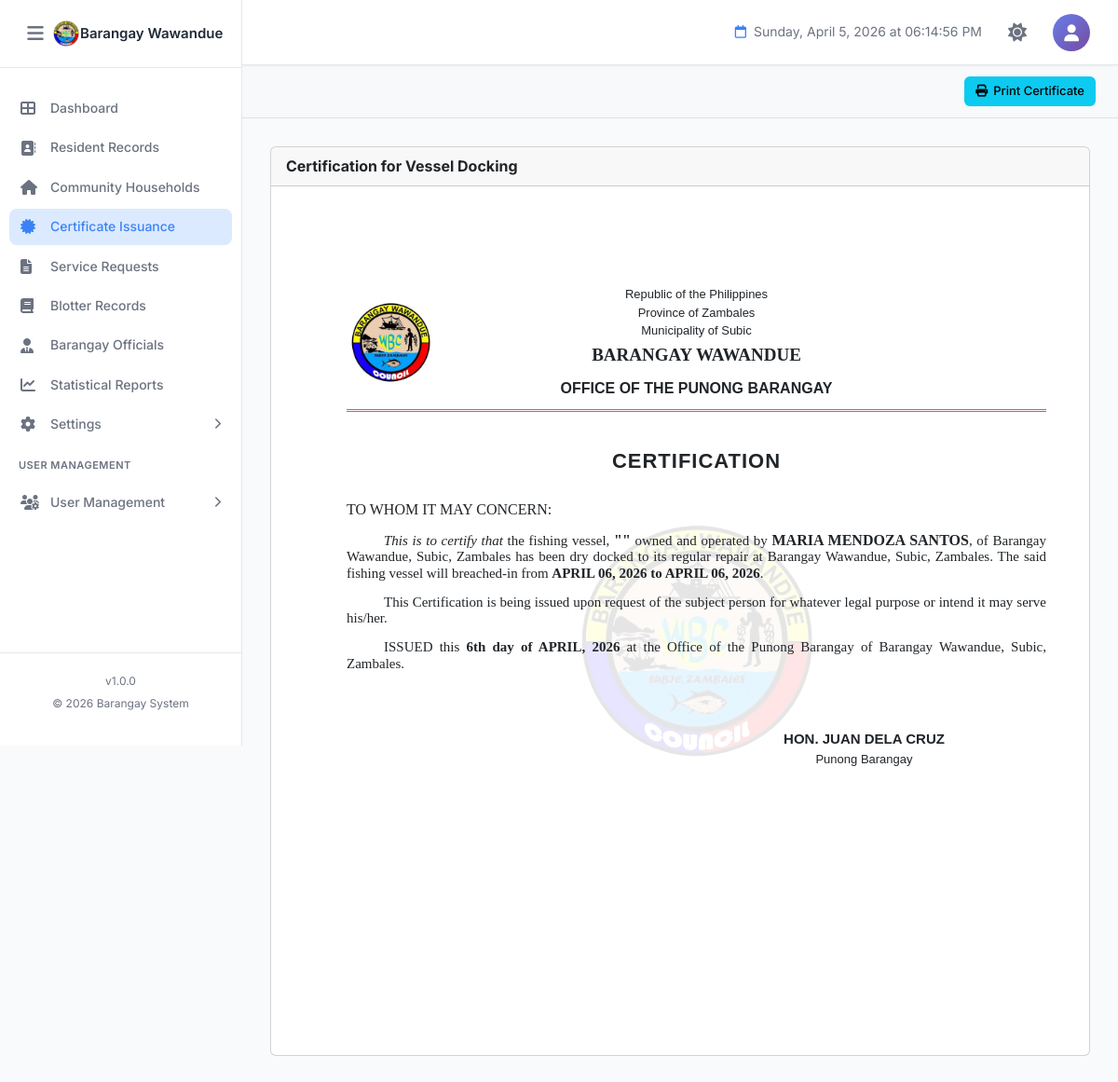
Screenshot of /certifications/certificate-vesseldocking.php?resident_id=13 (signed in) with the database file from the repository.
### tables this page shows
CREATE TABLE `barangay_info` (
  `id` int(11) NOT NULL,
  `province_name` varchar(100) NOT NULL DEFAULT 'Province Name',
  `town_name` varchar(100) NOT NULL DEFAULT 'Town/City Name',
  `barangay_name` varchar(100) NOT NULL DEFAULT 'Barangay Name',
  `contact_number` varchar(20) DEFAULT NULL,
  `dashboard_text` text DEFAULT NULL,
  `municipal_logo` varchar(255) DEFAULT NULL COMMENT 'Path to municipal/city logo',
  `barangay_logo` varchar(255) DEFAULT NULL COMMENT 'Path to barangay logo',
  `dashboard_image` varchar(255) DEFAULT NULL COMMENT 'Path to dashboard background image',
  `created_at` timestamp NOT NULL DEFAULT current_timestamp(),
  `updated_at` timestamp NOT NULL DEFAULT current_timestamp() ON UPDATE current_timestamp(),
  `updated_by` int(11) DEFAULT NULL COMMENT 'User ID who last updated',
  PRIMARY KEY (`id`),
  KEY `fk_barangay_info_user` (`updated_by`)
);

CREATE TABLE `residents` (
  `id` int(11) NOT NULL AUTO_INCREMENT,
  `resident_id` varchar(20) DEFAULT NULL COMMENT 'Auto-generated resident ID (Format: W-XXXXX)',
  `photo` varchar(255) DEFAULT NULL COMMENT 'Path to resident photo',
  `first_name` varchar(100) NOT NULL,
  `middle_name` varchar(100) DEFAULT NULL,
  `last_name` varchar(100) NOT NULL,
  `suffix` varchar(20) DEFAULT NULL COMMENT 'Jr., Sr., III, etc.',
  `sex` enum('Male','Female','Other') NOT NULL,
  `date_of_birth` date NOT NULL,
  `age` int(3) DEFAULT NULL COMMENT 'Calculated from date_of_birth',
  `place_of_birth` varchar(255) DEFAULT NULL,
  `religion` varchar(100) DEFAULT NULL,
  `ethnicity` enum('IPS','Non-IPS','') DEFAULT NULL COMMENT 'Indigenous People Status',
  `mobile_number` varchar(20) NOT NULL,
  `email` varchar(100) DEFAULT NULL,
  `current_address` text NOT NULL,
  `household_no` varchar(50) DEFAULT NULL,
  `household_contact` varchar(20) DEFAULT NULL,
  `purok` varchar(50) DEFAULT NULL,
  `civil_status` enum('Single','Married','Widowed','Separated','Divorced') NOT NULL,
  `spouse_name` varchar(255) DEFAULT NULL,
  `father_name` varchar(255) DEFAULT NULL,
  `mother_name` varchar(255) DEFAULT NULL,
  `number_of_children` int(2) DEFAULT 0,
  `household_head` varchar(255) DEFAULT NULL,
  `educational_attainment` varchar(100) DEFAULT NULL,
  `employment_status` varchar(50) DEFAULT NULL,
  `occupation` varchar(100) DEFAULT NULL,
  `monthly_income` varchar(50) DEFAULT NULL,
  `fourps_member` enum('Yes','No') DEFAULT 'No' COMMENT '4Ps Beneficiary',
  `fourps_id` varchar(50) DEFAULT NULL COMMENT '4Ps ID Number',
  `voter_status` enum('Yes','No','') DEFAULT NULL,
  `precinct_number` varchar(50) DEFAULT NULL,
  `pwd_status` enum('Yes','No') DEFAULT 'No' COMMENT 'Person with Disability',
  `senior_citizen` enum('Yes','No') DEFAULT 'No',
  `indigent` enum('Yes','No') DEFAULT 'No',
  `philhealth_id` varchar(50) DEFAULT NULL,
  `membership_type` enum('Member','Dependent','None','') DEFAULT NULL,
  `philhealth_category` varchar(100) DEFAULT NULL,
  `age_health_group` varchar(100) DEFAULT NULL,
  `medical_history` text DEFAULT NULL,
  `lmp_date` date DEFAULT NULL COMMENT 'Last Menstrual Period',
  `using_fp_method` enum('Yes','No','') DEFAULT NULL COMMENT 'Family Planning Method',
  `fp_methods_used` varchar(100) DEFAULT NULL COMMENT 'Family Planning Methods',
  `fp_status` varchar(50) DEFAULT NULL COMMENT 'Family Planning Status',
  `water_source_type` varchar(100) DEFAULT NULL,
  `toilet_facility_type` varchar(100) DEFAULT NULL,
  `remarks` text DEFAULT NULL,
  `verification_status` enum('Pending','Verified','Rejected') DEFAULT 'Pending' COMMENT 'Resident verification status',
  `verified_by` int(11) DEFAULT NULL COMMENT 'User ID who verified',
  `verified_at` datetime DEFAULT NULL COMMENT 'Verification timestamp',
  `rejection_reason` text DEFAULT NULL COMMENT 'Reason if rejected',
  `activity_status` enum('Active','Inactive','Deceased') DEFAULT 'Active' COMMENT 'Resident activity status',
  `status_changed_at` datetime DEFAULT NULL COMMENT 'When status was last changed',
  `status_changed_by` int(11) DEFAULT NULL COMMENT 'User ID who changed status',
  `status_remarks` text DEFAULT NULL COMMENT 'Remarks about status change',
  `created_at` timestamp NOT NULL DEFAULT current_timestamp(),
  `updated_at` timestamp NOT NULL DEFAULT current_timestamp() ON UPDATE current_timestamp(),
  `created_by` int(11) DEFAULT NULL COMMENT 'User ID who created the record',
  `updated_by` int(11) DEFAULT NULL COMMENT 'User ID who last updated',
  PRIMARY KEY (`id`),
  UNIQUE KEY `resident_id` (`resident_id`),
  KEY `idx_last_name` (`last_name`),
  KEY `idx_first_name` (`first_name`),
  KEY `idx_verification_status` (`verification_status`),
  KEY `idx_household_no` (`household_no`),
  KEY `idx_created_at` (`created_at`)
);

### certifications/certificate-vesseldocking.php (the view, shortened to what the rows shown need)
<?php
require_once '../config.php';
try {
    $pdo = new PDO(
        "mysql:host=" . DB_HOST . ";dbname=" . DB_NAME . ";charset=utf8mb4",
        DB_USER,
        DB_PASS,
        [
            PDO::ATTR_ERRMODE            => PDO::ERRMODE_EXCEPTION,
            PDO::ATTR_DEFAULT_FETCH_MODE => PDO::FETCH_ASSOC,
            PDO::ATTR_EMULATE_PREPARES   => false
        ]
    );
} catch (PDOException $e) {
    die("Database connection failed: " . $e->getMessage());
}
$resident_id = isset($_GET['resident_id']) ? intval($_GET['resident_id']) : 0;
$vesselName   = isset($_GET['vesselname'])   ? trim($_GET['vesselname'])     : '';
$fromDate     = isset($_GET['fromdate']) && !empty(trim($_GET['fromdate'])) ? date('F d, Y', strtotime(trim($_GET['fromdate']))) : date('F d, Y');
$toDate       = isset($_GET['todate']) && !empty(trim($_GET['todate']))     ? date('F d, Y', strtotime(trim($_GET['todate'])))   : date('F d, Y');
$cert_date   = isset($_GET['date'])        ? $_GET['date']                : date('Y-m-d');
$resident = null;
try {
    $stmt = $pdo->prepare("
        SELECT id, first_name, middle_name, last_name, suffix,
               date_of_birth,
               TIMESTAMPDIFF(YEAR, date_of_birth, CURDATE()) AS age
        FROM residents
        WHERE id = ?
        LIMIT 1
    ");
    $stmt->execute([$resident_id]);
    $row = $stmt->fetch();
    if ($row) {
        $resident = [
            'firstname'  => $row['first_name'],
            'middlename' => $row['middle_name'],
            'lastname'   => $row['last_name'],
            'suffix'     => $row['suffix'],
            'birthdate'  => $row['date_of_birth'],
            'age'        => $row['age'],
        ];
    }
} catch (PDOException $e) {
    error_log("Error fetching resident: " . $e->getMessage());
}
$province  = 'Province';
$town      = 'Municipality';
$brgy      = 'Barangay';
try {
    $biStmt = $pdo->query("SELECT * FROM barangay_info WHERE id = 1 LIMIT 1");
    $bi = $biStmt->fetch();
    if ($bi) {
        $province  = $bi['province_name']  ?? 'Province';
        $town      = $bi['town_name']      ?? 'Municipality';
        $brgy      = $bi['barangay_name']  ?? 'Barangay';
    }
} catch (PDOException $e) {
    error_log("Error fetching barangay info: " . $e->getMessage());
}
$residentFullName = ucwords(trim(
    $resident['firstname'] . ' ' .
    ($resident['middlename'] ? $resident['middlename'] . ' ' : '') .
    $resident['lastname'] .
    ($resident['suffix'] ? ' ' . $resident['suffix'] : '')
));
$certDateObj  = !empty($cert_date) ? new DateTime($cert_date) : new DateTime();
$dayOrdinal   = date('jS',  $certDateObj->getTimestamp());
$monthName    = date('F',   $certDateObj->getTimestamp());
$yearNum      = date('Y',   $certDateObj->getTimestamp());
?>
<!DOCTYPE html>
<html lang="en">
<head>
    <link rel="stylesheet" href="../assets/bootstrap/css/bootstrap.min.css">
    <link rel="stylesheet" href="https://cdnjs.cloudflare.com/ajax/libs/font-awesome/6.4.0/css/all.min.css">
    <link rel="stylesheet" href="../assets/css/style.css">
</head>
<body>
    <?php include '../components/sidebar.php'; ?>
    <main class="main-content">
        <div class="dashboard-content">
            <div class="card">
                <div class="card-body" id="printThis">
                    <div class="cert-page">
                        <div class="cert-header">
                            <div class="header-center">
                                <p>Republic of the Philippines</p>
                                <p>Province of <?= ucwords($province) ?></p>
                                <p>Municipality of <?= ucwords($town) ?></p>
                                <p class="brgy-name"><?= strtoupper($brgy) ?></p>
                                <p class="office-name">OFFICE OF THE PUNONG BARANGAY</p>
                            </div>
                        </div>
                        <h2 class="cert-title">CERTIFICATION</h2>
                        <div class="cert-content-area">
                            <div class="cert-body">
                                <div class="cert-body-content">
                                    <p class="text-indent">
                                        <i>This is to certify that </i> the fishing vessel, <span class="bold">"<?= htmlspecialchars(strtoupper($vesselName)) ?>"</span> owned and operated by
                                        <span class="bold"><?= strtoupper($residentFullName) ?></span>,
                                        of
                                        <span><?= ucwords($brgy) ?></span>,
                                        <span><?= ucwords($town) ?></span>,
                                        <span><?= ucwords($province) ?></span>
                                        has been dry docked to its regular repair at
                                        <span><?= ucwords($brgy) ?></span>,
                                        <span><?= ucwords($town) ?></span>,
                                        <span><?= ucwords($province) ?>.</span>
                                        The said fishing vessel will breached-in from <strong><?= strtoupper($fromDate) ?> to <?= strtoupper($toDate) ?></strong>.
                                    </p>
                                    <p class="text-indent">
                                        ISSUED this
                                        <strong><?= $dayOrdinal ?>
                                        day of
                                        <?= strtoupper($monthName) ?>,
                                        <?= $yearNum ?></strong>
                                        at the Office of the Punong Barangay of
                                         <span><?= ucwords($brgy) ?></span>,
                                        <span><?= ucwords($town) ?></span>,
                                        <span><?= ucwords($province) ?>.</span>
                                    </p>
                                    </div>
                                </div>
                            </div>
                        </div>
                    </div>
                </div>
            </div>
    </main>
</body>
</html>

### components/sidebar.php (shortened to what the rows shown need)
<?php
$sidebar_brgy_name = 'BIS';
$sidebar_brgy_logo = 'assets/images/logo.png';
if (isset($conn)) {
    $s_stmt = $conn->prepare("SELECT barangay_name, barangay_logo FROM barangay_info WHERE id = 1 LIMIT 1");
    if ($s_stmt) {
        $s_stmt->execute();
        $s_result = $s_stmt->get_result();
        if ($s_result->num_rows > 0) {
            $s_row = $s_result->fetch_assoc();
            if (!empty($s_row['barangay_name'])) $sidebar_brgy_name = $s_row['barangay_name'];
            if (!empty($s_row['barangay_logo']))  $sidebar_brgy_logo = $s_row['barangay_logo'];
        }
    }
}
if (!file_exists($sidebar_brgy_logo) && file_exists('../' . $sidebar_brgy_logo)) {
    $sidebar_brgy_logo = '../' . $sidebar_brgy_logo;
}
?>
<aside class="sidebar" id="sidebar">
    <div class="sidebar-header">
        <div class="sidebar-brand" style="display:flex;align-items:center;overflow:hidden;">
            <img src="<?php echo htmlspecialchars($sidebar_brgy_logo); ?>" alt="Logo"
                 style="width:30px;height:30px;object-fit:contain;">
            <h2 class="sidebar-title" style="font-size:15px;margin:0;white-space:nowrap;">
                <?php echo htmlspecialchars($sidebar_brgy_name); ?>
            </h2>
        </div>
    </div>
</aside>

### rows the page displays
barangay_info: barangay_name "Barangay Wawandue", province_name "Zambales", town_name "Subic", barangay_name "BARANGAY WAWANDUE"
residents: residentFullName "MARIA MENDOZA SANTOS"

### other values shown
SITE_VERSION "1.0.0"
SITE_YEAR "2026"
$fromDate "APRIL 06, 2026"
$toDate "APRIL 06, 2026"
$dayOrdinal "6th"
$monthName "APRIL"
$yearNum "2026"
$captain['name'] "JUAN DELA CRUZ"
